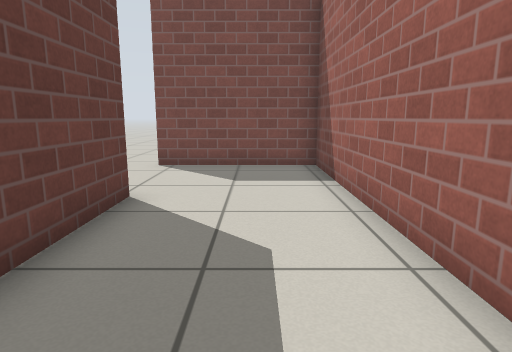
[1] (above)

24 first-person views from a walk through a Gazebo world. The camera is 0.72 m above the floor, tilts 10° down and sees 75° across. The floor is counted in squares, 0.5 m on a side. Each view is taken from the middle of a square. On the plan, view 1 faces up. The plan holds only what a view shows up to about 15 squares ahead; the rest is blank. Gazebo's built-in surfaces are drawn with simple patterns.

[2]
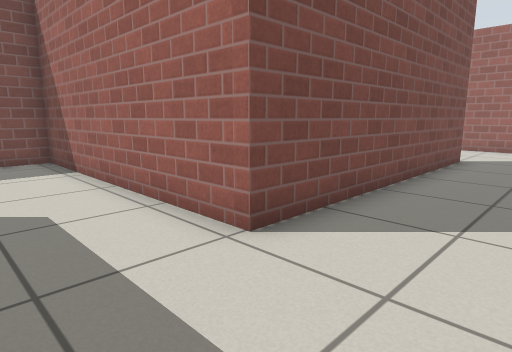

[3]
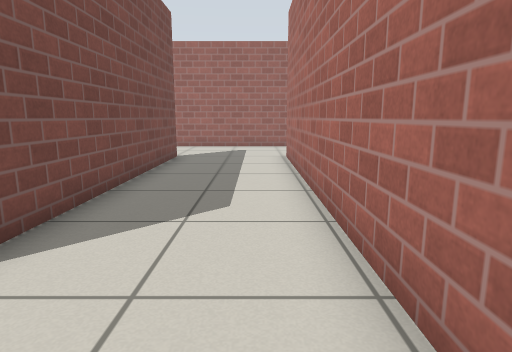

[4]
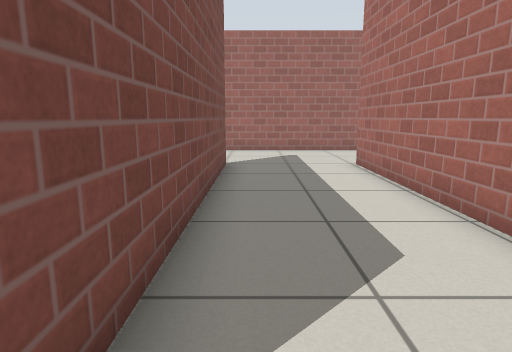

[5]
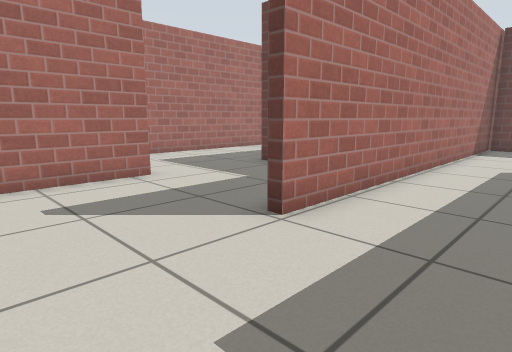

[6]
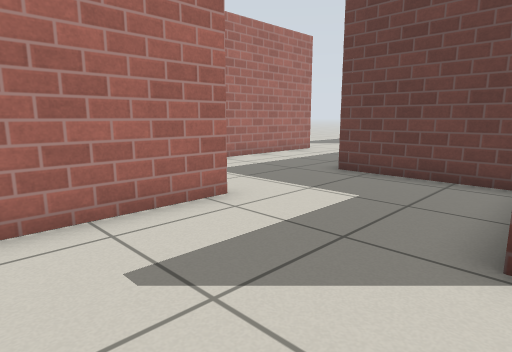

[7]
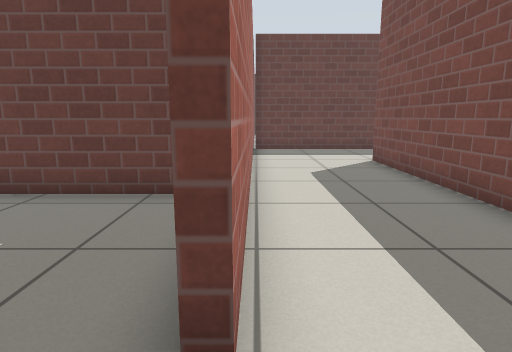

[8]
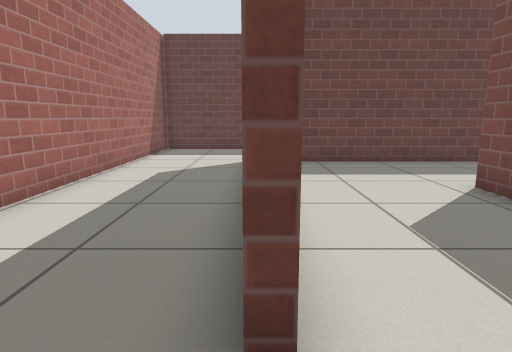

[9]
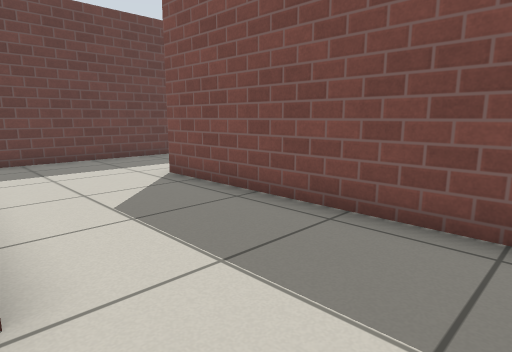

[10]
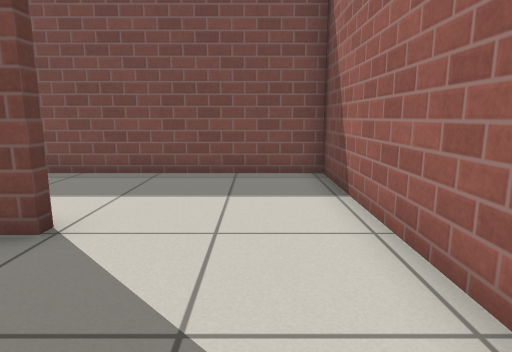

[11]
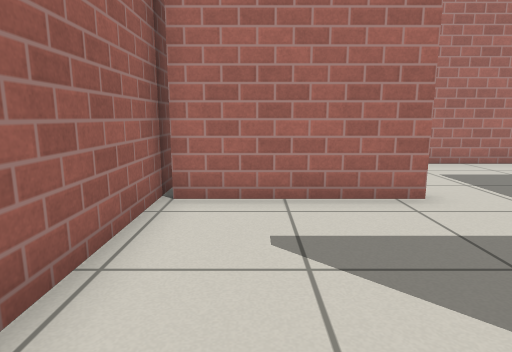

[12]
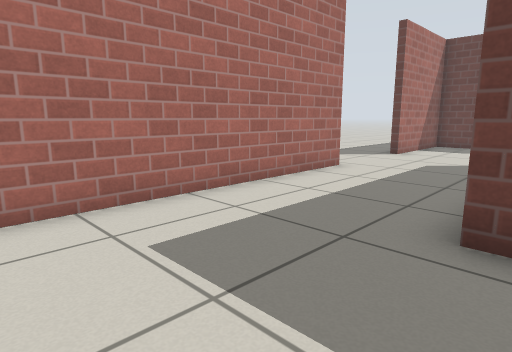

[13]
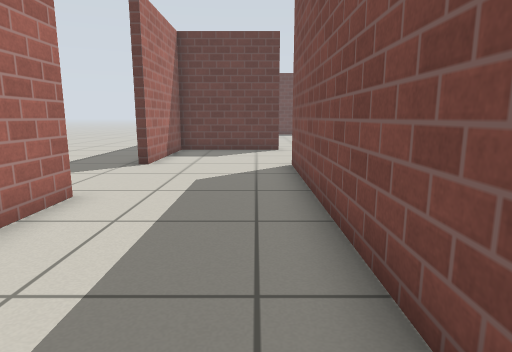

[14]
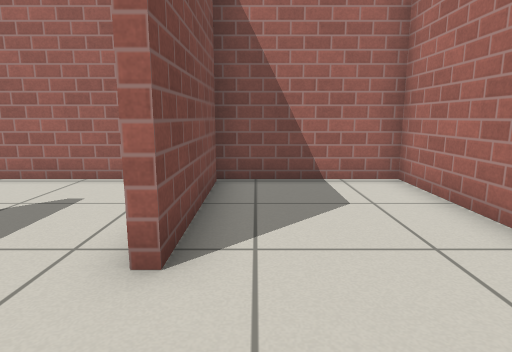

[15]
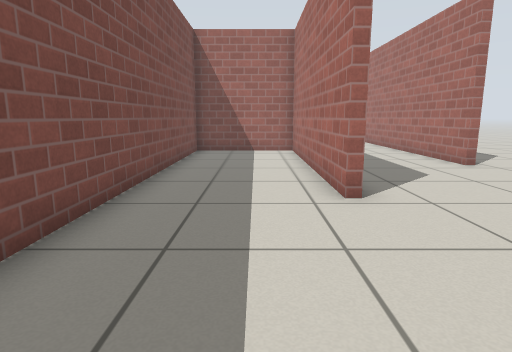

[16]
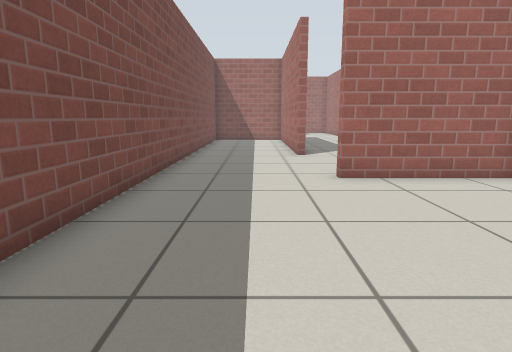

[17]
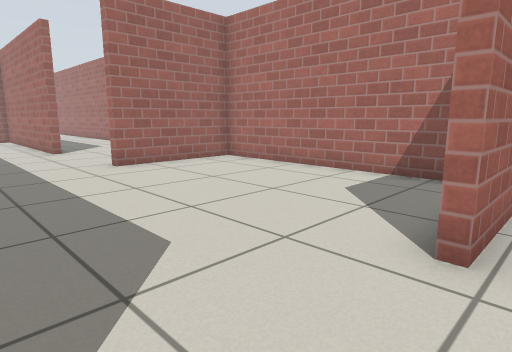

[18]
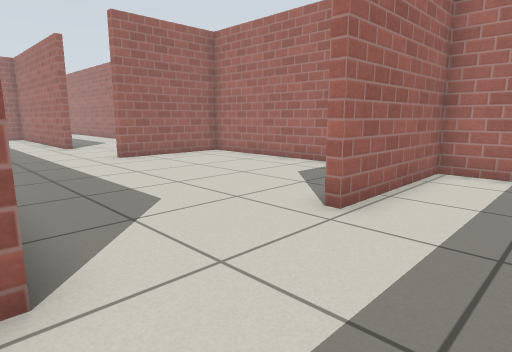

[19]
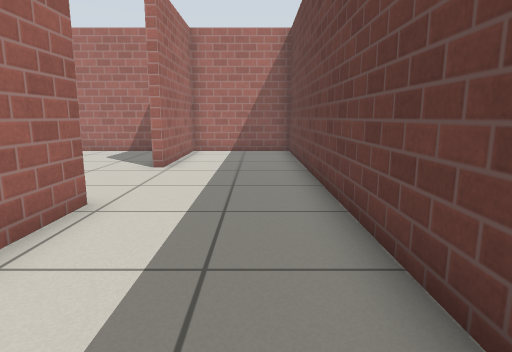

[20]
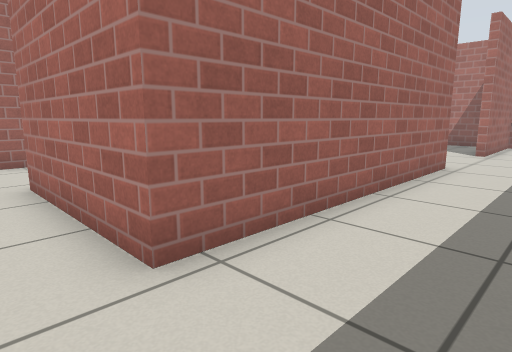

[21]
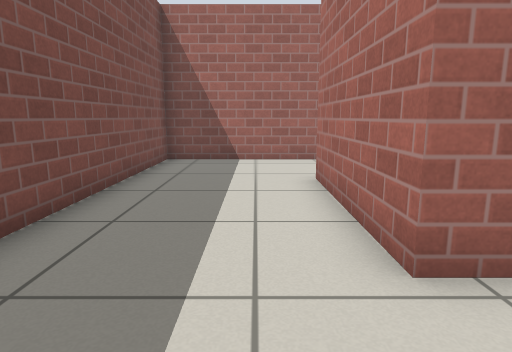

[22]
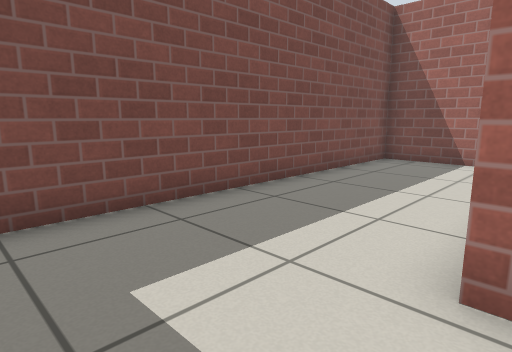

[23]
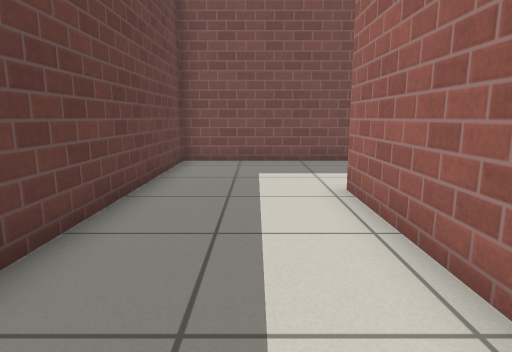

[24]
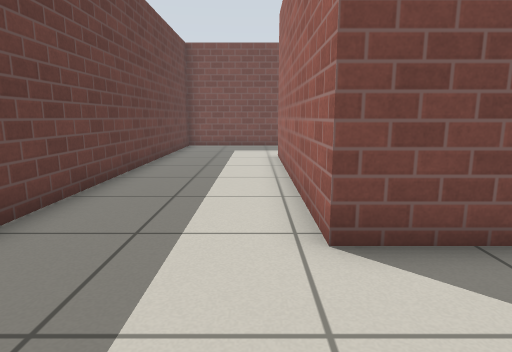

### Floor plan
Ten units are one square. View 1 is at (0, 0); x grows to the right and y downward. Boxes are objects, and circles mark ways between rooms. Rooms are numbered by the first view taken in them; rooms with no view inside come last. Other rooms are left out.
<svg viewBox="-209 -106 371 241">
<path fill="none" stroke="#000" d="M114 -9 18 -9 18 -101 -30 -101M-30 31 113 31M-23 -60 -23 30M157 26 157 -16M113 31 113 35M109 78 155 78M157 81 157 26M68 40 68 79M20 128 20 123 104 123M68 79 -22 79 -22 76M122 123 157 123 157 81M-69 80 -69 123 -21 123M155 81 109 81M-141 34 -162 34M-148 123 -72 123 -72 80 -69 80M-64 34 -119 34M-162 34 -162 -56 -111 -56M-75 -49 -75 -101 -204 -101 -204 123 -162 123 -162 75M157 -16 157 -56 61 -56M21 -64 21 -25M-22 76 65 76 65 34 -64 34"/>
<circle cx="135" cy="30" r="3" fill="#2a7"/>
<circle cx="135" cy="-10" r="3" fill="#2a7"/>
<circle cx="110" cy="55" r="3" fill="#2a7"/>
<circle cx="90" cy="80" r="3" fill="#2a7"/>
<circle cx="-45" cy="80" r="3" fill="#2a7"/>
<circle cx="-160" cy="55" r="3" fill="#2a7"/>
<circle cx="-70" cy="55" r="3" fill="#2a7"/>
<text x="50" y="0">1</text>
<text x="130" y="50">2</text>
<text x="90" y="50">3</text>
<text x="40" y="100">4</text>
<text x="-120" y="80">5</text>
<text x="-170" y="-20">6</text>
<text x="90" y="-40">7</text>
<text x="0" y="50">8</text>
</svg>
Room 1 opens to room 2. Room 1 opens to room 7. Room 2 opens to room 3. Room 3 opens to room 4. Room 4 opens to room 8. Room 5 opens to room 6. Room 5 opens to room 8.

Where each view was taken, in squares from view 1:
view 1: 0 up, 0 right, facing up
view 2: 2 down, 1 left, facing up-right
view 3: 2 down, 1 left, facing right
view 4: 0 up, 1 right, facing right
view 5: 0 up, 15 right, facing down-left
view 6: 3 down, 15 right, facing down-left
view 7: 3 down, 13 right, facing left
view 8: 1 up, 13 right, facing left
view 9: 1 up, 14 right, facing up-left
view 10: 3 down, 14 right, facing up
view 11: 2 down, 14 right, facing down
view 12: 7 down, 11 right, facing down-left
view 13: 9 down, 8 right, facing left
view 14: 9 down, 8 right, facing right
view 15: 6 down, 8 left, facing right
view 16: 6 down, 15 left, facing right
view 17: 4 down, 17 left, facing down-right
view 18: 3 down, 19 left, facing down-right
view 19: 2 up, 19 left, facing down
view 20: 7 up, 19 left, facing down-right
view 21: 7 up, 19 left, facing right
view 22: 5 up, 19 left, facing up-right
view 23: 1 down, 18 left, facing up
view 24: 7 down, 17 left, facing up
